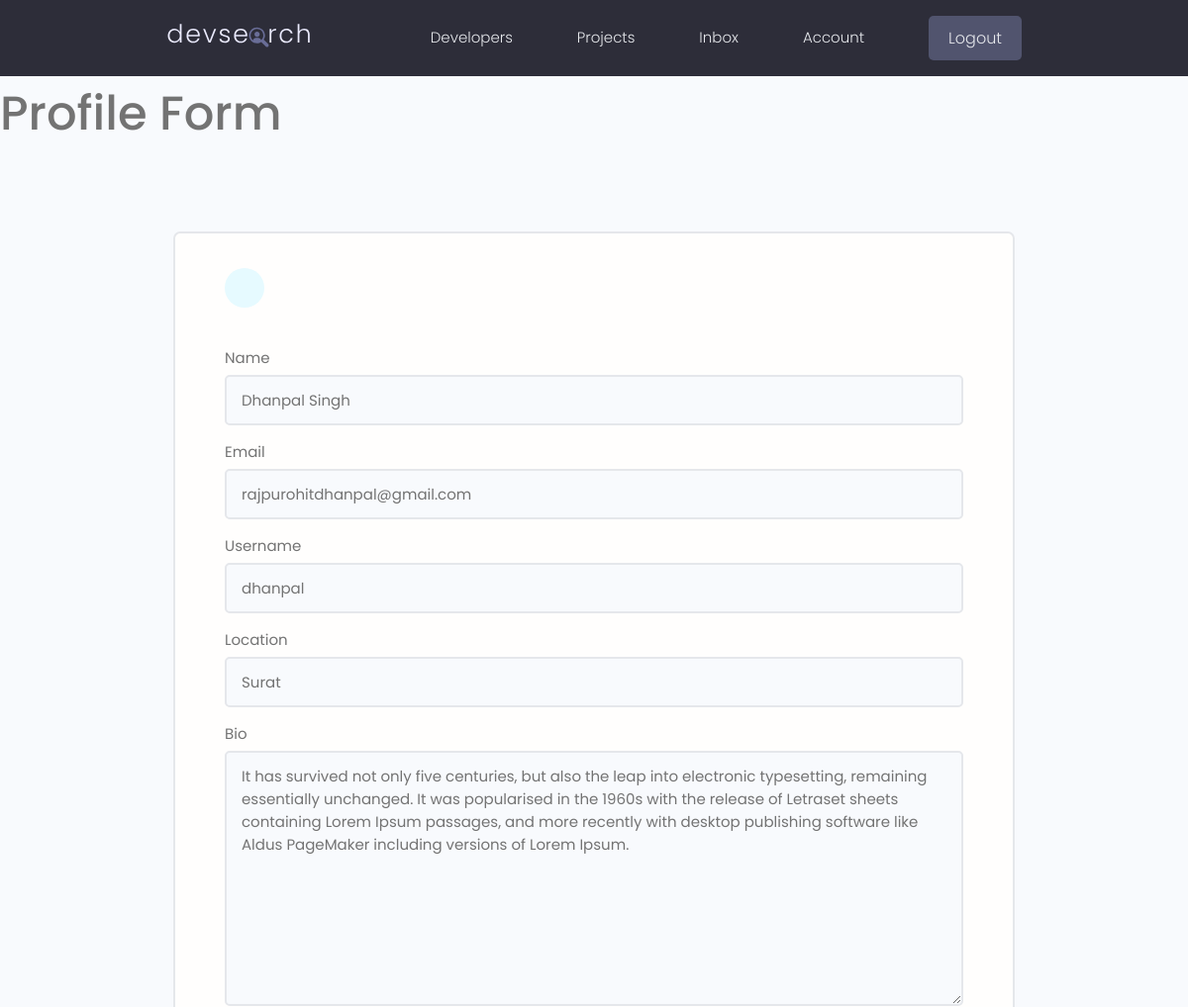
Page /users/edit-account/ (signed in, upper part) on the earlier database version.
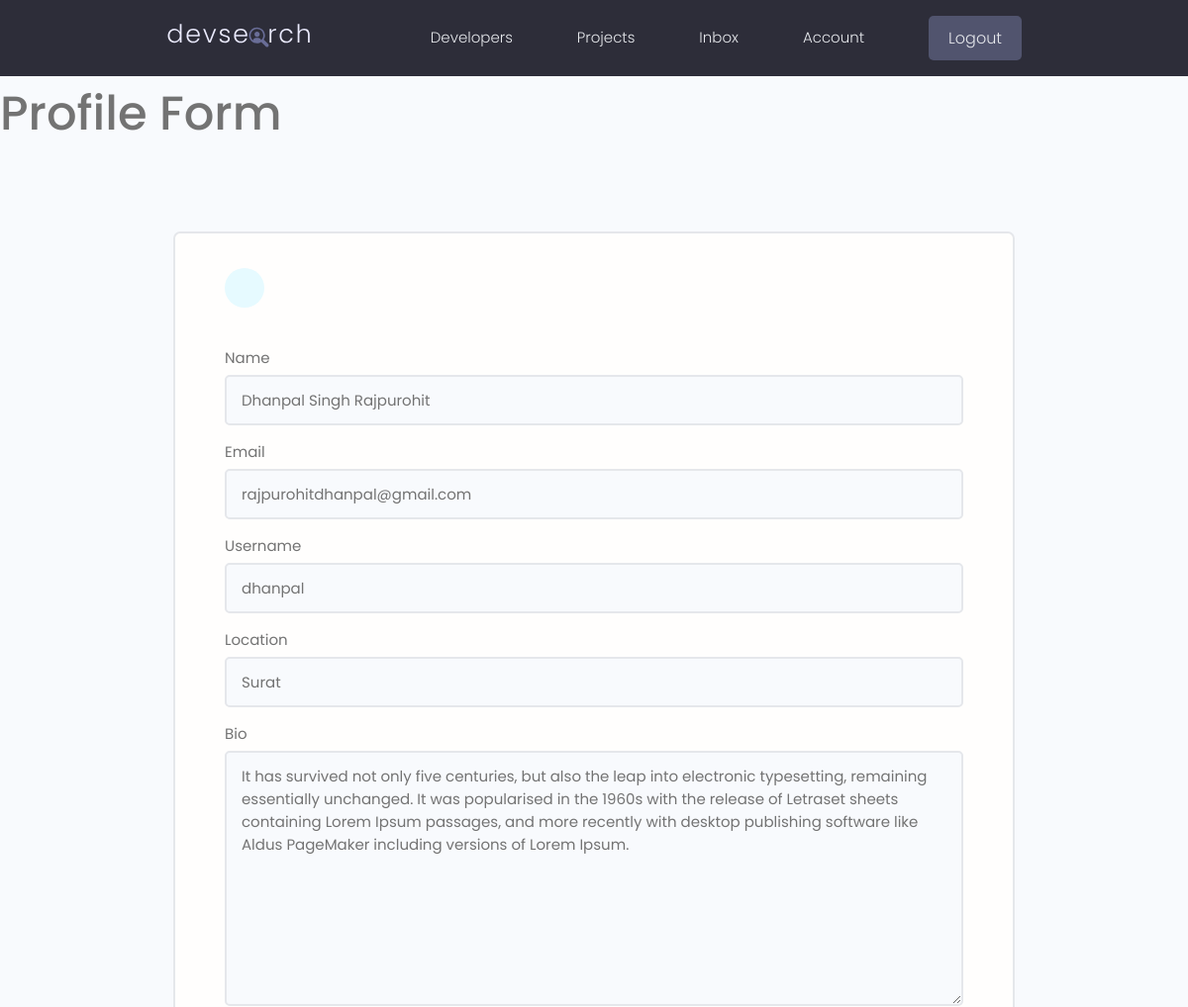
Same page on the later database version.
### users/models.py (models this page shows, shortened)
class Profile(models.Model):
    user = models.OneToOneField(User, on_delete=models.CASCADE, null=True, blank=True)
    name = models.CharField(max_length=200, blank=True, null=True)
    email = models.EmailField(max_length=500, blank=True, null=True)
    username = models.CharField(max_length=200, blank=True, null=True)
    location = models.CharField(max_length=200, blank=True, null=True)
    short_intro = models.CharField(max_length=200, blank=True, null=True)
    bio = models.TextField(blank=True,null=True)
    profile_image = models.ImageField(null=True,blank=True,upload_to='profiles/',default='profiles/user-default.png')
    social_github = models.CharField(max_length=200, blank=True, null=True)
    social_stackoverflow = models.CharField(max_length=200, blank=True, null=True)
    social_twitter = models.CharField(max_length=200, blank=True, null=True)
    social_linkedln = models.CharField(max_length=200, blank=True, null=True)
    social_youtube = models.CharField(max_length=200, blank=True, null=True)
    social_website = models.CharField(max_length=200, blank=True, null=True)
    created = models.DateTimeField(auto_now_add=True)
    id = models.UUIDField(default=uuid.uuid4, unique=True, primary_key=True,editable=False)

### users/views.py (the view)
# urls.py: path('edit-account/', views.editAccount, name="edit-account"),
@login_required(login_url='login')
def editAccount(request):
    profile = request.user.profile
    form = ProfileForm(instance=profile)
    if request.method == "POST":
        form = ProfileForm(request.POST, request.FILES, instance=profile)
        if form.is_valid():
            form.save()
            return redirect('account')
    context = {'form':form}
    return render(request, 'users/profile_form.html',context)

### users/forms.py
class ProfileForm(ModelForm):
    class Meta:
        model = Profile
        fields = ['name', 'email', 'username',
                  'location', 'bio', 'short_intro', 'profile_image',
                  'social_github', 'social_linkedln', 'social_twitter',
                  'social_youtube', 'social_website']
    def __init__(self, *args, **kwargs):
        super(ProfileForm, self).__init__(*args, **kwargs)
        for name, field in self.fields.items():
            field.widget.attrs.update({'class': 'input'})

### users/templates/users/profile_form.html (shortened to what this page needs)
{% extends 'main.html' %}
{% block content %}
<h1>Profile Form</h1>
<main class="formPage my-xl">
        <div class="content-box">
            <div class="formWrapper">
                <a class="backButton" href="{% url 'account' %}"></a>
                <br>
                <form class="form" method="POST" method="{% url 'edit-account' %}" enctype="multipart/form-data">
                    {% for field in form %}
                        <div class="form__field">
                            <label for="formInput#text">{{field.label}}</label>
                            {{field}}
                        </div>
                    {% endfor %}
                </form>
            </div>
        </div>
    </main>
{% endblock content %}

Differences in the rows shown:
changed Profile "rajpurohitdhanpal@gmail.com": name "Dhanpal Singh" → "Dhanpal Singh Rajpurohit"
